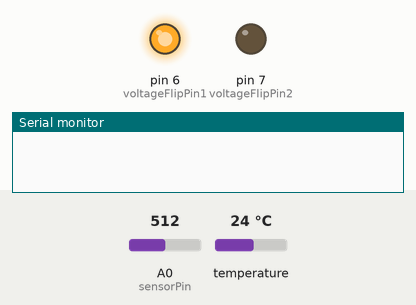
Simulated run of this sketch. Board: Arduino Uno, built with avr-gcc and run on an emulated ATmega328P. On the bench: output pins drawn as LEDs (lit = HIGH), the last lines printed to the serial monitor. The inputs (shaded band) are chosen by the test bench; at power-on: A0 (sensorPin) = 512, temperature 24 °C.

Above: at 1.0 s.
At 5.5 s:
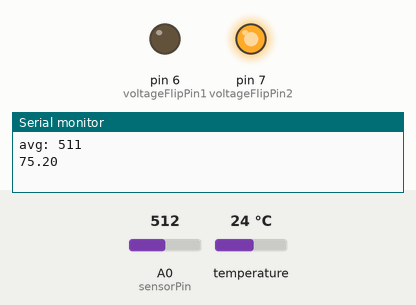
Timing chart, 0 to 7.0 s (numbered marks = the images above):
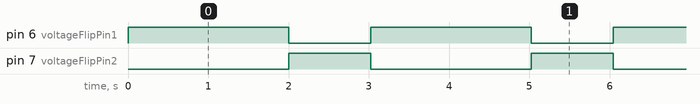

The sketch:

MoistureTemp.ino
```cpp
#include <OneWire.h>
#define voltageFlipPin1 6
#define voltageFlipPin2 7
#define sensorPin 0

int DS18S20_Pin = 2; //DS18S20 Signal pin on digital 2
int flipTimer = 1000;

//Temperature chip i/o
OneWire ds(DS18S20_Pin);  // on digital pin 2

void setup(){
  Serial.begin(9600);
  pinMode(voltageFlipPin1, OUTPUT);
  pinMode(voltageFlipPin2, OUTPUT);
  pinMode(sensorPin, INPUT);

}


void setSensorPolarity(boolean flip){
  if(flip){
    digitalWrite(voltageFlipPin1, HIGH);
    digitalWrite(voltageFlipPin2, LOW);
  }else{
    digitalWrite(voltageFlipPin1, LOW);
    digitalWrite(voltageFlipPin2, HIGH);
  }
}


void loop(){

  //
  setSensorPolarity(true);
  delay(flipTimer);
  int val1 = analogRead(sensorPin);
  delay(flipTimer);
  setSensorPolarity(false);
  delay(flipTimer);
  // invert the reading
  int val2 = 1023 - analogRead(sensorPin);
  //
  reportLevels(val1,val2);
  float temperature = getTemp();
  float farenheight = (temperature * 9.0 / 5.0) + 32;
  Serial.println(farenheight);

}

float getTemp(){
  //returns the temperature from one DS18S20 in DEG Celsius

  byte data[12];
  byte addr[8];

  if ( !ds.search(addr)) {
      //no more sensors on chain, reset search
      ds.reset_search();
      return -1000;
  }

  if ( OneWire::crc8( addr, 7) != addr[7]) {
      Serial.println("CRC is not valid!");
      return -1000;
  }

  if ( addr[0] != 0x10 && addr[0] != 0x28) {
      Serial.print("Device is not recognized");
      return -1000;
  }

  ds.reset();
  ds.select(addr);
  ds.write(0x44,1); // start conversion, with parasite power on at the end

  byte present = ds.reset();
  ds.select(addr);
  ds.write(0xBE); // Read Scratchpad


  for (int i = 0; i < 9; i++) { // we need 9 bytes
    data[i] = ds.read();
  }

  ds.reset_search();

  byte MSB = data[1];
  byte LSB = data[0];

  float tempRead = ((MSB << 8) | LSB); //using two's compliment
  float TemperatureSum = tempRead / 16;

  return TemperatureSum;

}


void reportLevels(int val1,int val2){

  int avg = (val1 + val2) / 2;

  String msg = "avg: ";
  msg += avg;
  Serial.println(msg);

}
```

Measured:
- by itself, pin 6 (voltageFlipPin1): alternates HIGH for 2.0 s and LOW for 1.0 s
- by itself, pin 7 (voltageFlipPin2): alternates HIGH for 1.0 s and LOW for 2.0 s
